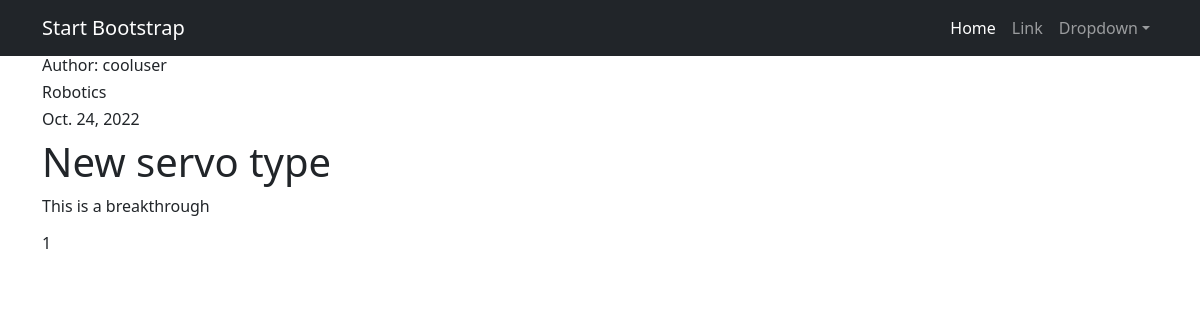
The page /posts/2 on the database as committed earlier.
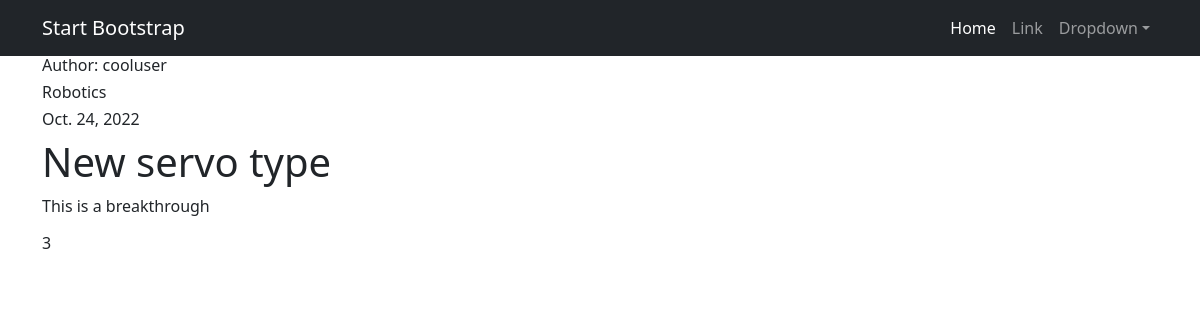
The same page on the database as committed later.
### news/models.py (models this page shows, shortened)
class Post(models.Model):
    author = models.ForeignKey(User, on_delete=models.CASCADE)
    subhub = models.ForeignKey(SubHub, on_delete=models.CASCADE)
    rating = models.IntegerField(default=0)
    content = models.TextField(max_length=1024)
    header = models.TextField(max_length=128)
    date = models.DateField(auto_now_add=True)
    ARTICLE = "AR"
    NEWS = "NE"
    ELSE = "EL"
    RESTRICTION_CHOICES = [
        (ARTICLE, "Article"),
        (NEWS, "News"),
        (ELSE, "Else")
    ]
    restriction = models.CharField(
        max_length=2,
        choices=RESTRICTION_CHOICES,
        default=ELSE
    )

class SubHub(models.Model):
    name = models.CharField(max_length=128, unique=True)
    description = models.TextField(max_length=256)
    post_count = models.IntegerField(default=0)

### news/views.py (the view)
# urls.py: path('<int:pk>', PostDetail.as_view(), name='post_detail'),
class PostDetail(DetailView):
    model = Post
    template_name = 'flatpages/post.html'
    context_object_name = 'post'

### news/templatetags/custom_filters.py (called while the page is built)
@register.filter()
def curse_filter(string_to_check):
    checked_string = ''
    for word in string_to_check.split():
        for check_word in CENSORED_WORDS:
            if check_word in word.lower():
                last_chars = ''
                for char in reversed(word):
                    if char not in string.punctuation:
                        break
                    last_chars += char
                last_chars = last_chars[::-1]
                new_word = word[0] + (len(word.translate(str.maketrans('', '', string.punctuation))) - 1) * "*"
                checked_string += new_word + f"{last_chars} "
                break
        else:
            checked_string += word + " "
    return checked_string

### templates/flatpages/post.html (shortened to what this page needs)
{% extends 'flatpages/default.html' %}
{% load custom_filters %}
{% block content %}
    <div>
        <h6>Author: {{ post.author.username }}</h6>
        <h6>{{ post.subhub.name }}</h6>
        <h6>{{ post.date }}</h6>
        <h1>{{ post.header|curse_filter }}</h1>
        {{ post.content|curse_filter }}
        <h6>
            {{ post.rating }}
        </h6>
    </div>
{% endblock content %}

Rows that differ between the two databases and show on the page:
changed Post "New servo type": rating "1" → "3"
